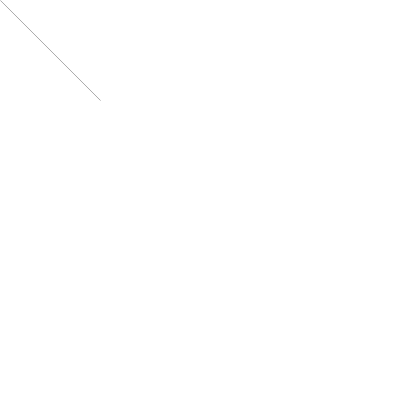
Frame 1 (no input)
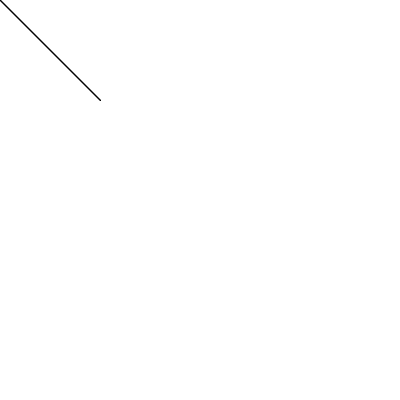
Frame 60 (the mouse pressed at the canvas centre just before this capture)
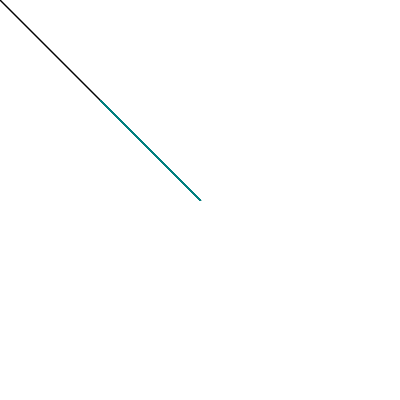
Frame 120 (the mouse held since frame 60 and released just before this capture)

The Processing sketch that drew these frames (run headless with seeded random() and noise(); from frame 60 on, the mouse is pressed at the canvas centre):

// Processing sketch: processing_181041
// ── processing_181041.pde


//runs once
void setup()
{
  size(400, 400);
  background(255);


}

void draw()
{
  // code that happens every frame
  stroke(0 ,
         map(mouseX, 0,400,0, 255),
         map(mouseY, 0,400,0, 255));
  strokeWeight(map(pmouseX,0,400, 0.25,2));       
  line(mouseX, mouseY, 100,100);
}

void mouseDragged()
{
// code that happens when the mouse moves
// with the button down
}

void mousePressed()
{
// code that happens when the mouse button
// is pressed
}

void mouseReleased()
{
// code that happens when the mouse button
// is released
}
